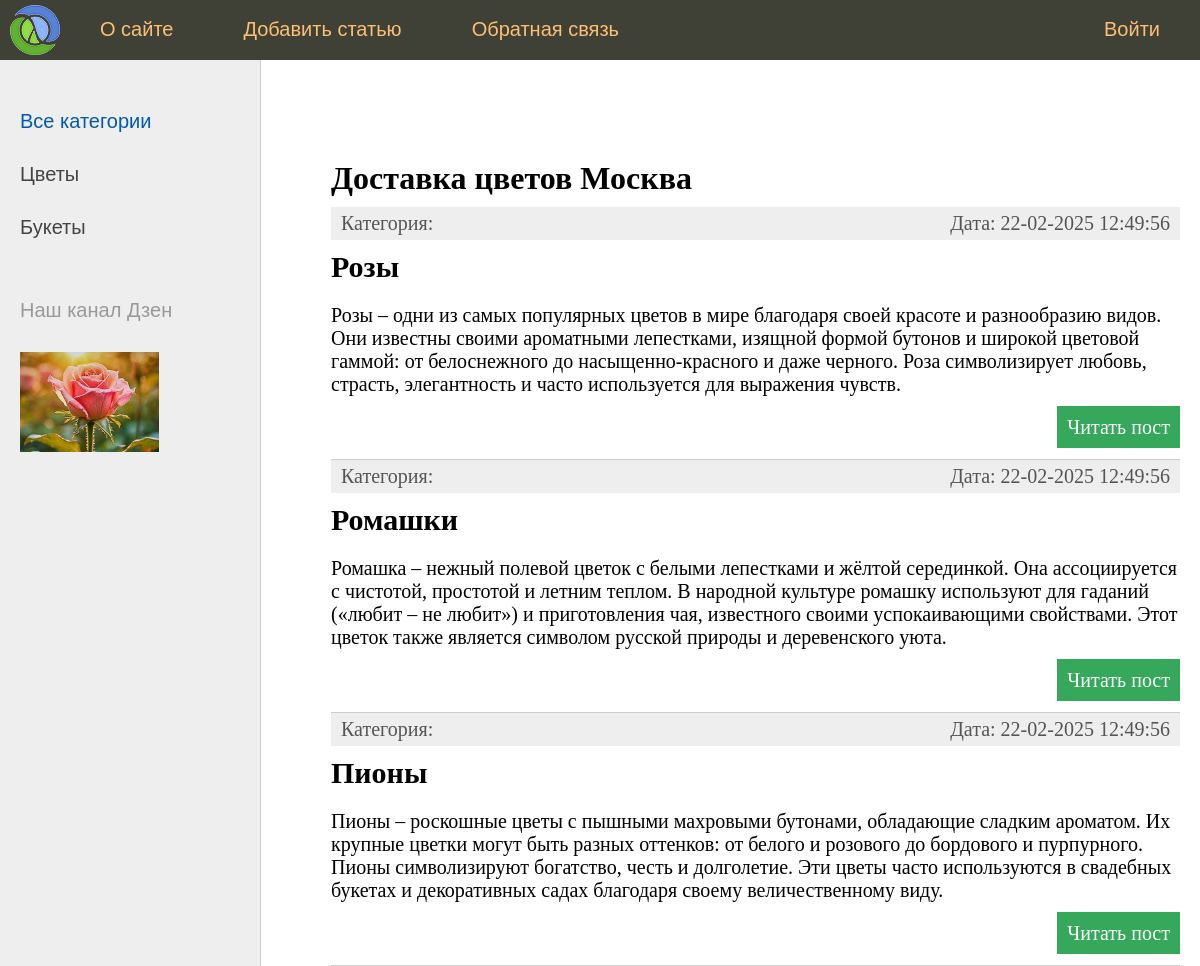
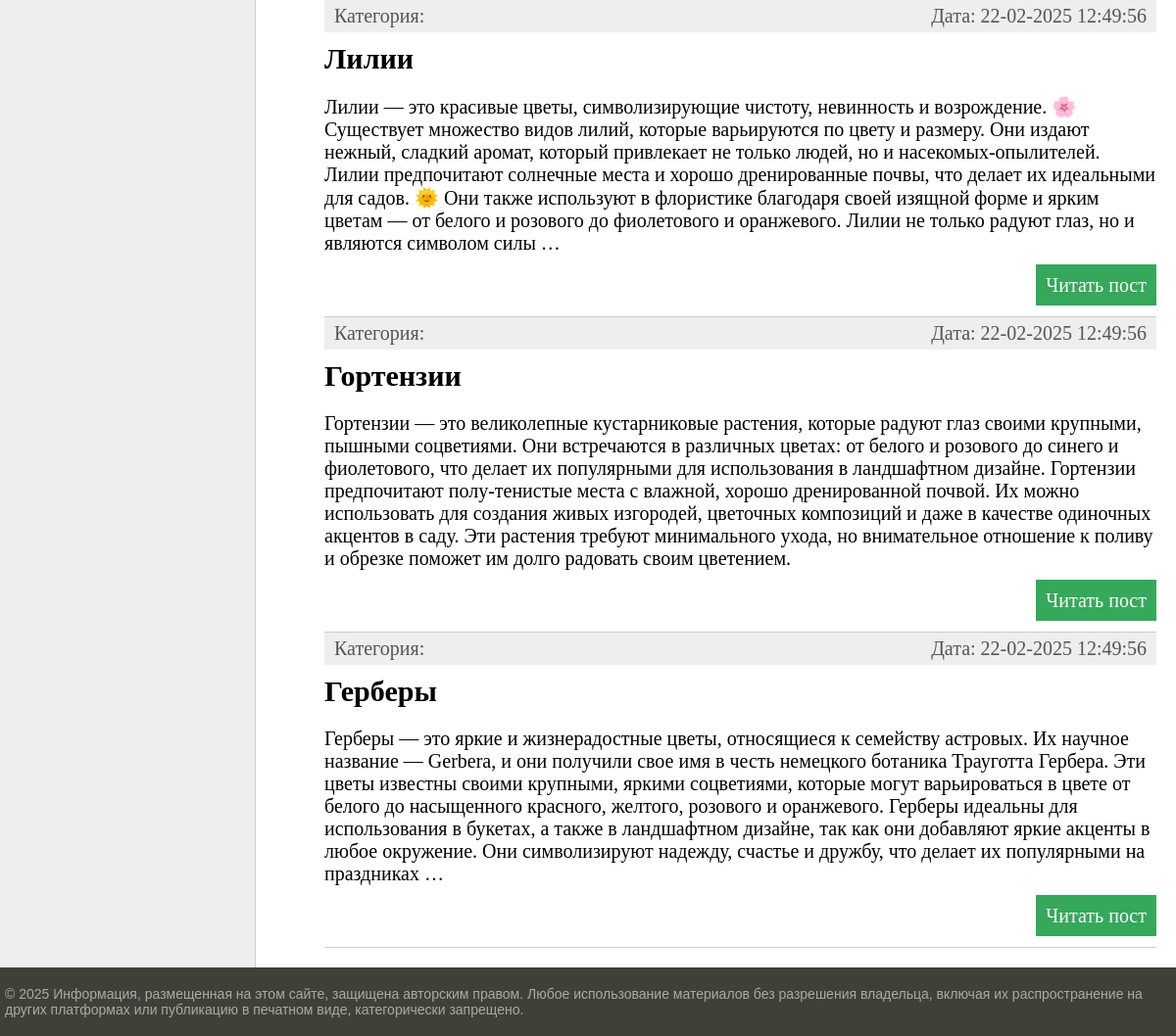
The page / on the database its author committed (2 pictures, top to bottom).
### flowers/models.py (models this page shows, shortened)
class Category(models.Model):
    name = models.CharField(max_length=100, db_index=True)
    slug = models.SlugField(max_length=255, unique=True, db_index=True)
    def get_absolut_url(self):
        return reverse('category', kwargs={'cat_slug': self.slug})

class Flowers(models.Model):
    class Status(models.IntegerChoices):
        DRAFT = 0, 'Черновик'
        PUBLISHED = 1, 'Опубликовано'
    title = models.CharField(max_length=255)
    slug = models.SlugField(max_length=255, blank=True, unique=True, db_index=True)
    content = models.TextField(blank=True)
    time_create = models.DateTimeField(auto_now_add=True)
    time_update = models.DateTimeField(auto_now=True)
    is_published = models.BooleanField(choices=Status.choices, default=Status.DRAFT)
    cat = models.ForeignKey('Category', on_delete=models.PROTECT, related_name='posts')
    tags = models.ManyToManyField('TagPost', blank=True, related_name='tags')
    objects = models.Manager()
    published = PublishedManager()
    class Meta:
        ordering = ['time_create']
        indexes = [
            models.Index(fields=['time_create']),
        ]
    def get_absolute_url(self):
        return reverse('post', kwargs={'post_slug': self.slug})

### flowers/views.py (the view)
# urls.py: path('', views.index, name='home'),  # http://127.0.0.1:8000
def index(request):
    posts = Flowers.published.all()
    data = {
        'title': 'Доставка цветов Москва',
        'menu': menu,
        'posts': posts,
        'cat_selected': 0,
    }
    return render(request, 'flowers/index.html', context=data)

### flowers/models.py (called while the page is built)
    def get_queryset(self):
        return super().get_queryset().filter(is_published=Flowers.Status.PUBLISHED)

### flowers/templatetags/flowers_tags.py (called while the page is built)
@register.inclusion_tag('flowers/list_categories.html')
def show_categories(cat_selected=0):
    cats = Category.objects.all()
    return {'cats': cats, 'cat_selected': cat_selected}

@register.inclusion_tag('flowers/list_tags.html')
def show_all_tags():
    return {'tag': TagPost.objects.all()}

### flowers/templates/flowers/index.html (shortened to what this page needs)
{% extends 'base.html' %}
{% block content %}
<h1>{{title}}</h1>
<ul class="list-articles">
	{% for p in posts %}
			<li>
				<div class="article-panel">
					<p class="first">Категория: {{p.name}}</p>
					<p class="last">Дата: {{p.time_update|date:"d-m-Y H:i:s"}}</p>
				</div>
				<h2>{{p.title}}</h2>
    {% autoescape off %}
	{{p.content|linebreaks|truncatewords:80}}
    {% endautoescape %}
			<p class="link-read-post"><a href="{{ p.get_absolute_url }}">Читать пост</a></p>
			</li>
	{% endfor %}
</ul>
{% endblock %}

### templates/base.html (shortened to what this page needs)
{% load static %}
{% load flowers_tags %}
<!DOCTYPE html>
<html>
<head>
	<link type="text/css" href="{% static 'flowers/css/styles.css' %}" rel="stylesheet" />
</head>
<body>
<table class="table-page" border=0 cellpadding="0" cellspacing="0">
<tr><td valign=top>
{% block mainmenu %}
		<div class="header">
			<ul id="mainmenu" class="mainmenu">
			<li class="logo"><a href="{% url 'home' %}"><div class="logo"></div></a></li>
{% for m in menu %}
	{% if not forloop.last %}<li>{% else %}<li class="last">{% endif %}
		<a href="{% url m.url_name %}">{{m.title}}</a></li>
{% endfor %}
			</ul>
		</div>
{% endblock mainmenu %}
<table class="table-content" border=0 cellpadding="0" cellspacing="0">
<tr>
	<td valign="top" class="left-chapters">
	<ul id="leftchapters">
		{% if cat_selected == 0 %}
		<li class="selected">Все категории</li>
		{% else %}
		<li><a href="{% url 'home' %}">Все категории</a></li>
		{% endif %}
		{% show_categories cat_selected %}
		<li class="share">
		<p>Наш канал Дзен</p>
		<a class="share-dzen" href="https://dzen.ru/vitrina" target="_blank" rel="nofollow"></a>
		</li>
	</ul>
</td>
<td valign="top" class="content">
	<div class="content-text">
{% block content %}
{% endblock %}
	</div>
</td></tr></table>
</td></tr>
<tr><td valign=top>
	<div id="footer">
		<p>&copy; 2025 Информация, размещенная на этом сайте, защищена авторским правом. Любое использование материалов без разрешения владельца, включая их распространение на других платформах или публикацию в печатном виде, категорически запрещено.</p>
	</div>
</td></tr></table>
</body>
</html>

### flowers/templates/flowers/list_categories.html
{% for cat in cats %}
{% if cat.id == cat_selected %}
<li class="selected">{{cat.name}}</li>
{% else %}
<li><a href="{{ cat.get_absolut_url }}">{{cat.name}}</a></li>
{% endif %}
{% endfor %}

### flowers/static/flowers/css/styles.css (style rules this page uses)
h1, h2, h3, h4 { margin: 10px 0; }
html, body { font-family: 'Arial'; margin: 0; padding: 0; height: 100%; width: 100%; color: #444; }
a { color: #0059b2; text-decoration: none; }
p.link-read-post { text-align: right; }
p.link-read-post a { padding: 10px; min-width: 100px; background: #35a85b; color: #fff; text-decoration: none; }
div.article-panel { background: #eee; padding: 5px 10px 5px 10px; box-sizing: border-box; overflow: hidden; color: #555; }
div.article-panel p.first { margin: 0; float: left; }
div.article-panel p.last { margin: 0; float: right; }
ul.list-articles { list-style: none; margin: 0; padding: 0; }
ul.list-articles li { border-bottom: 1px solid #ccc; }
.table-page { width: 100%; height: 100%; vertical-align: top; }
.table-page tr { height: 100%; }
.header { background: #3F4137; height: 60px; }
.logo { background: url('../images/logo.png') no-repeat 10px 5px; width: 70px; height: 60px; }
ul.mainmenu { list-style: none; margin: 0; padding: 0; height: 60px; color: #fdc073; font-size: 20px; overflow: hidden; }
ul.mainmenu li { float: left; margin: 18px 40px 0 30px; }
ul.mainmenu li.logo { margin: 0; }
ul.mainmenu li.last { float: right; }
ul.mainmenu li a { color: #fdc073; text-decoration: none; }
.table-content { width: 100%; min-height: 100%; height: 100%; }
.left-chapters { margin: 0; background: #eee; border-right: 1px solid #ccc; }
.left-chapters ul { width: 230px; margin: 0; padding: 20px 10px 10px 20px; list-style: none; font-size: 20px; }
.left-chapters ul li { margin: 30px 0 0 0; color: #999; }
.left-chapters ul li.selected { color: #0059b2; }
.left-chapters ul li a { color: #444; text-decoration: none; }
.left-chapters ul li.share { margin: 60px 0 0 0; }
.left-chapters ul li.share p { margin: 30px 0 30px 0; }
.left-chapters ul li.share a { display: inline-block; width: 40px; height: 40px; margin: 0 20px 0 0; }
.left-chapters ul li.share a.share-dzen { width: 100%; height: 100px; background: url('../images/logo_dzen.png') no-repeat 0 0 }
.content { padding: 40px 20px 20px 40px; width: 100%; box-sizing: border-box; }
.content-text { margin: 60px 0 0 30px; color: #000; font-size: 20px; font-family: Yandex Sans Display Light; }
.content-text h1 { font-size: 32px; }
#footer { box-sizing: border-box; background: #3F4137; padding: 5px; color: #aaa; font-size: 14px; font-family: Verdana, Geneva, Arial, Helvetica; text-align: left; overflow: hidden; }

### rows shown on the page
Category: name "Цветы"
Category: name "Букеты"
Flowers: time_update "22-02-2025 12:49:56", title "Розы", content "Розы – одни из самых популярных цветов в мире благодаря своей красоте и разнообразию видов. Они известны своими ароматными лепестками, изящной формой бутонов и широкой цветовой гаммой: от белоснежного до насыщенно-красного и даже черного. Роза символизирует любовь, страсть, элегантность и часто используется для выражения чувств."
Flowers: time_update "22-02-2025 12:49:56", title "Ромашки", content "Ромашка – нежный полевой цветок с белыми лепестками и жёлтой серединкой. Она ассоциируется с чистотой, простотой и летним теплом. В народной культуре ромашку используют для гаданий («любит – не любит») и приготовления чая, известного своими успокаивающими свойствами. Этот цветок также является символом русской природы и деревенского уюта."
Flowers: time_update "22-02-2025 12:49:56", title "Пионы", content "Пионы – роскошные цветы с пышными махровыми бутонами, обладающие сладким ароматом. Их крупные цветки могут быть разных оттенков: от белого и розового до бордового и пурпурного. Пионы символизируют богатство, честь и долголетие. Эти цветы часто используются в свадебных букетах и декоративных садах благодаря своему величественному виду."
Flowers: time_update "22-02-2025 12:49:56", title "Лилии", content "Лилии — это красивые цветы, символизирующие чистоту, невинность и возрождение. 🌸 Существует множество видов лилий, которые варьируются по цвету и размеру. Они издают нежный, сладкий аромат, который привлекает не только людей, но и насекомых-опылителей. Лилии предпочитают солнечные места и хорошо дренированные почвы, что делает их идеальными для садов. 🌞 Они также используют в флористике благодаря своей изящной форме и ярким цветам — от белого и розового до фиолетового и оранжевого. Лилии не только радуют глаз, но и являются символом силы …"
Flowers: time_update "22-02-2025 12:49:56", title "Гортензии", content "Гортензии — это великолепные кустарниковые растения, которые радуют глаз своими крупными, пышными соцветиями. Они встречаются в различных цветах: от белого и розового до синего и фиолетового, что делает их популярными для использования в ландшафтном дизайне. Гортензии предпочитают полу-тенистые места с влажной, хорошо дренированной почвой. Их можно использовать для создания живых изгородей, цветочных композиций и даже в качестве одиночных акцентов в саду. Эти растения требуют минимального ухода, но внимательное отношение к поливу и обрезке поможет им долго радовать своим цветением."
Flowers: time_update "22-02-2025 12:49:56", title "Герберы", content "Герберы — это яркие и жизнерадостные цветы, относящиеся к семейству астровых. Их научное название — Gerbera, и они получили свое имя в честь немецкого ботаника Трауготта Гербера. Эти цветы известны своими крупными, яркими соцветиями, которые могут варьироваться в цвете от белого до насыщенного красного, желтого, розового и оранжевого. Герберы идеальны для использования в букетах, а также в ландшафтном дизайне, так как они добавляют яркие акценты в любое окружение. Они символизируют надежду, счастье и дружбу, что делает их популярными на праздниках …"

### other values the page prints
{{ m.title }} "О сайте" "Добавить статью" "Обратная связь" "Войти"
{{ title }} "Доставка цветов Москва"
